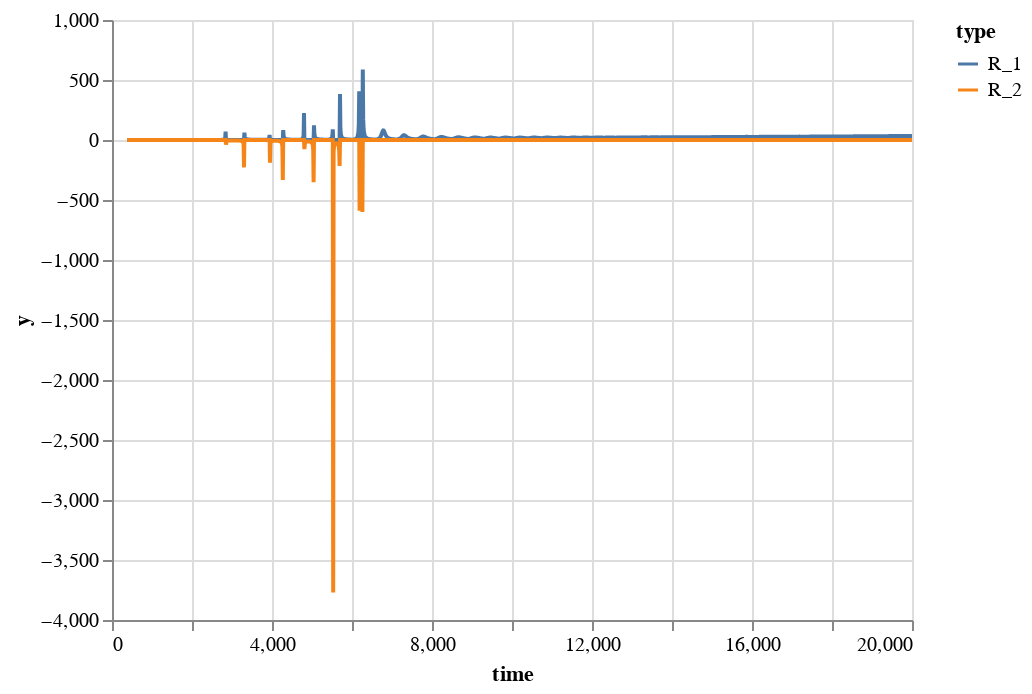

Here is the notebook cell this chart was saved with:
### Code cell
df = pd.concat([
    pd.DataFrame({'y': Rs_1, 'time': time, 'type': 'R_1'}),
    pd.DataFrame({'y': Rs_2, 'time': time, 'type': 'R_2'}),
])

alt.Chart(df).mark_line().encode(
    x='time:Q',
    y='y:Q',
    color='type:N'
)

### Figure 1 — Vega-Lite specification as saved in the notebook (floating-point values rounded to 4 significant figures; data arrays with more than 128 entries replaced by an {"elided": "..."} marker saying what was removed)
{"config": {"view": {"continuousWidth": 400, "continuousHeight": 300}}, "data": {"name": "data-dd32fff150c0cd3c8104f588a7c0bbf7"}, "mark": "line", "encoding": {"color": {"type": "nominal", "field": "type"}, "x": {"type": "quantitative", "field": "time"}, "y": {"type": "quantitative", "field": "y"}}, "$schema": "https://vega.github.io/schema/vega-lite/v4.8.1.json", "datasets": {"data-dd32fff150c0cd3c8104f588a7c0bbf7": {"elided": "3926 records"}}}
